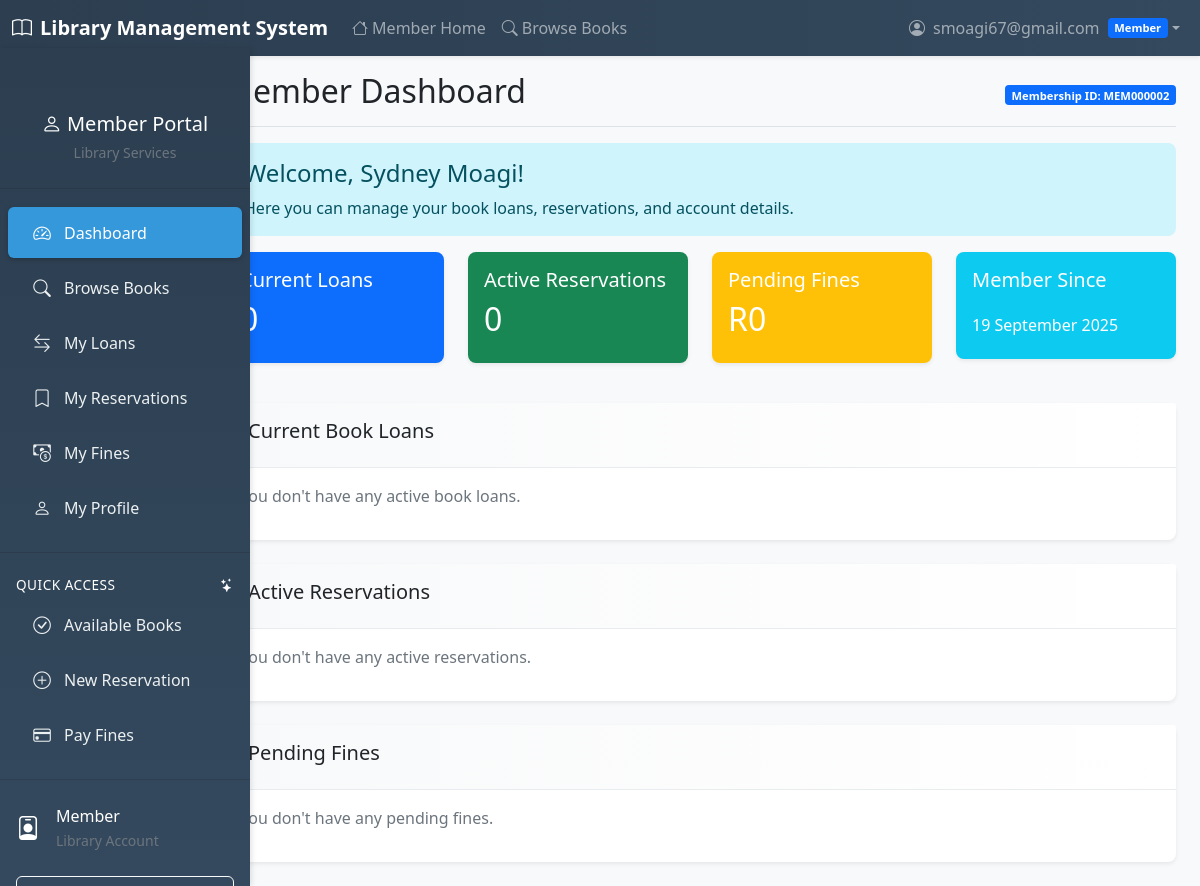
The page /member/dashboard.php (signed in) on the database its author committed.
### tables this page shows
CREATE TABLE `members` (
  `id` int(11) NOT NULL,
  `user_id` int(11) DEFAULT NULL,
  `membership_id` varchar(20) NOT NULL,
  `first_name` varchar(50) NOT NULL,
  `last_name` varchar(50) NOT NULL,
  `phone` varchar(20) DEFAULT NULL,
  `address` text DEFAULT NULL,
  `date_of_birth` date DEFAULT NULL,
  `status` enum('active','suspended') DEFAULT 'active'
);

CREATE TABLE `users` (
  `id` int(11) NOT NULL,
  `username` varchar(50) NOT NULL,
  `password` varchar(255) NOT NULL,
  `email` varchar(100) NOT NULL,
  `role` enum('admin','librarian','member') DEFAULT 'member',
  `created_at` timestamp NOT NULL DEFAULT current_timestamp()
);

### member/dashboard.php (the view, shortened to what this page needs)
<?php
$database = new Database();
$db = $database->getConnection();
$member_query = "SELECT m.*, u.created_at as join_date FROM members m
                 JOIN users u ON m.user_id = u.id
                 WHERE u.id = :user_id";
$member_stmt = $db->prepare($member_query);
$member_stmt->bindParam(':user_id', $_SESSION['user_id']);
$member_stmt->execute();
$member = $member_stmt->fetch(PDO::FETCH_ASSOC);
$loans_query = "SELECT b.title, b.author, bl.checkout_date, bl.due_date, bl.status
                FROM book_loans bl
                JOIN books b ON bl.book_id = b.id
                WHERE bl.member_id = :member_id AND bl.status = 'active'";
$loans_stmt = $db->prepare($loans_query);
$loans_stmt->bindParam(':member_id', $member['id']);
$loans_stmt->execute();
$current_loans = $loans_stmt->fetchAll(PDO::FETCH_ASSOC);
$reservations_query = "SELECT b.title, b.author, r.reservation_date, r.expiry_date, r.status
                       FROM reservations r
                       JOIN books b ON r.book_id = b.id
                       WHERE r.member_id = :member_id AND r.status = 'active'";
$reservations_stmt = $db->prepare($reservations_query);
$reservations_stmt->bindParam(':member_id', $member['id']);
$reservations_stmt->execute();
$reservations = $reservations_stmt->fetchAll(PDO::FETCH_ASSOC);
$fines_query = "SELECT amount, reason, created_at
                FROM fines
                WHERE member_id = :member_id AND status = 'pending'";
$fines_stmt = $db->prepare($fines_query);
$fines_stmt->bindParam(':member_id', $member['id']);
$fines_stmt->execute();
$pending_fines = $fines_stmt->fetchAll(PDO::FETCH_ASSOC);
?>
<!DOCTYPE html>
<html lang="en">
<head>
    <link href="https://cdn.jsdelivr.net/npm/bootstrap@5.1.3/dist/css/bootstrap.min.css" rel="stylesheet">
    <link href="https://cdn.jsdelivr.net/npm/bootstrap-icons@1.7.2/font/bootstrap-icons.css" rel="stylesheet">
    <link href="../css/style.css" rel="stylesheet">
</head>
<body>
    <?php include '../includes/navbar.php'; ?>
    <div class="container-fluid">
        <div class="row">
            <?php include '../includes/member_sidebar.php'; ?>
            <main class="col-md-9 ms-sm-auto col-lg-10 px-md-4">
                <div class="d-flex justify-content-between flex-wrap flex-md-nowrap align-items-center pt-3 pb-2 mb-3 border-bottom">
                    <h1 class="h2">Member Dashboard</h1>
                    <div class="btn-toolbar mb-2 mb-md-0">
                        <span class="badge bg-primary">Membership ID: <?php echo $member['membership_id']; ?></span>
                    </div>
                </div>
                <div class="alert alert-info">
                    <h4>Welcome, <?php echo $member['first_name'] . ' ' . $member['last_name']; ?>!</h4>
                    <p class="mb-0">Here you can manage your book loans, reservations, and account details.</p>
                </div>
                <div class="row">
                    <div class="col-md-3">
                        <div class="card text-white bg-primary mb-3">
                            <div class="card-body">
                                <h5 class="card-title">Current Loans</h5>
                                <h2><?php echo count($current_loans); ?></h2>
                            </div>
                        </div>
                    </div>
                    <div class="col-md-3">
                        <div class="card text-white bg-success mb-3">
                            <div class="card-body">
                                <h5 class="card-title">Active Reservations</h5>
                                <h2><?php echo count($reservations); ?></h2>
                            </div>
                        </div>
                    </div>
                    <div class="col-md-3">
                        <div class="card text-white bg-warning mb-3">
                            <div class="card-body">
                                <h5 class="card-title">Pending Fines</h5>
                                <h2>R<?php echo array_sum(array_column($pending_fines, 'amount')); ?></h2>
                            </div>
                        </div>
                    </div>
                    <div class="col-md-3">
                        <div class="card text-white bg-info mb-3">
                            <div class="card-body">
                                <h5 class="card-title">Member Since</h5>
                                <h6 class="mt-4"><?php echo $member['join_date'] ? date('d F Y', strtotime($member['join_date'])) : 'N/A'; ?></h6>
                            </div>
                        </div>
                    </div>
                </div>
                <div class="card mt-4">
                    <div class="card-header">
                        <h5 class="card-title">Current Book Loans</h5>
                    </div>
                    <div class="card-body">
                        <?php if (count($current_loans) > 0): ?>
                            <div class="table-responsive">
                                <table class="table table-striped">
                                    <thead>
                                        <tr>
                                            <th>Book Title</th>
                                            <th>Author</th>
                                            <th>Checkout Date</th>
                                            <th>Due Date</th>
                                            <th>Status</th>
                                        </tr>
                                    </thead>
                                    <tbody>
                                        <?php foreach ($current_loans as $loan): ?>
                                            <tr>
                                                <td><?php echo $loan['title']; ?></td>
                                                <td><?php echo $loan['author']; ?></td>
                                                <td><?php echo $loan['checkout_date']; ?></td>
                                                <td>
                                                    <?php
                                                    echo $loan['due_date'];
                                                    if (strtotime($loan['due_date']) < time()) {
                                                        echo ' <span class="badge bg-danger">Overdue</span>';
                                                    }
                                                    ?>
                                                </td>
                                                <td><span class="badge bg-success"><?php echo $loan['status']; ?></span></td>
                                            </tr>
                                        <?php endforeach; ?>
                                    </tbody>
                                </table>
                            </div>
                        <?php else: ?>
                            <p class="text-muted">You don't have any active book loans.</p>
                        <?php endif; ?>
                    </div>
                </div>
                <div class="card mt-4">
                    <div class="card-header">
                        <h5 class="card-title">Active Reservations</h5>
                    </div>
                    <div class="card-body">
                        <?php if (count($reservations) > 0): ?>
                            <div class="table-responsive">
                                <table class="table table-striped">
                                    <thead>
                                        <tr>
                                            <th>Book Title</th>
                                            <th>Author</th>
                                            <th>Reservation Date</th>
                                            <th>Expiry Date</th>
                                            <th>Status</th>
                                        </tr>
                                    </thead>
                                    <tbody>
                                        <?php foreach ($reservations as $reservation): ?>
                                            <tr>
                                                <td><?php echo $reservation['title']; ?></td>
                                                <td><?php echo $reservation['author']; ?></td>
                                                <td><?php echo $reservation['reservation_date']; ?></td>
                                                <td><?php echo $reservation['expiry_date']; ?></td>
                                                <td><span class="badge bg-info"><?php echo $reservation['status']; ?></span></td>
                                            </tr>
                                        <?php endforeach; ?>
                                    </tbody>
                                </table>
                            </div>
                        <?php else: ?>
                            <p class="text-muted">You don't have any active reservations.</p>
                        <?php endif; ?>
                    </div>
                </div>
                <div class="card mt-4">
                    <div class="card-header">
                        <h5 class="card-title">Pending Fines</h5>
                    </div>
                    <div class="card-body">
                        <?php if (count($pending_fines) > 0): ?>
                            <div class="table-responsive">
                                <table class="table table-striped">
                                    <thead>
                                        <tr>
                                            <th>Amount</th>
                                            <th>Reason</th>
                                            <th>Date Issued</th>
                                            <th>Status</th>
                                        </tr>
                                    </thead>
                                    <tbody>
                                        <?php foreach ($pending_fines as $fine): ?>
                                            <tr>
                                                <td>R<?php echo $fine['amount']; ?></td>
                                                <td><?php echo $fine['reason']; ?></td>
                                                <td><?php echo $fine['created_at']; ?></td>
                                                <td><span class="badge bg-warning">Pending</span></td>
                                            </tr>
                                        <?php endforeach; ?>
                                    </tbody>
                                </table>
                            </div>
                        <?php else: ?>
                            <p class="text-muted">You don't have any pending fines.</p>
                        <?php endif; ?>
                    </div>
                </div>
            </main>
        </div>
    </div>
</body>
</html>

### css/style.css (style rules this page uses)
body { font-family: "Segoe UI", Tahoma, Geneva, Verdana, sans-serif; background-color: #f8f9fa; }
.card { border: none; border-radius: 0.5rem; box-shadow: 0 0.125rem 0.25rem rgba(0, 0, 0, 0.075); margin-bottom: 1.5rem; transition: transform 0.2s ease, box-shadow 0.2s ease; }
.card-header { background: linear-gradient(90deg, #f8f9fa 0%, #ffffff 100%); border-bottom: 1px solid #e9ecef; font-weight: 600; padding: 1rem 1.5rem; }
.badge { font-size: 0.75em; padding: 0.4em 0.6em; border-radius: 0.25rem; }
.alert { border: none; border-radius: 0.5rem; border-left: 4px solid; }
.alert-info { border-left-color: #17a2b8; }
.badge { font-size: 0.7em; }
.card { transition: transform 0.2s; }

### rows shown on the page
members: membership "MEM000002", first_name "Sydney", last_name "Moagi", user.created_at "19 September 2025"

### other values the page prints
$_SESSION['username'] "smoagi67@gmail.com"
$_SESSION['role'] "Member"
count($reservations) "0"
array_sum(array_column($pending_fines, 'amount')) "0"
